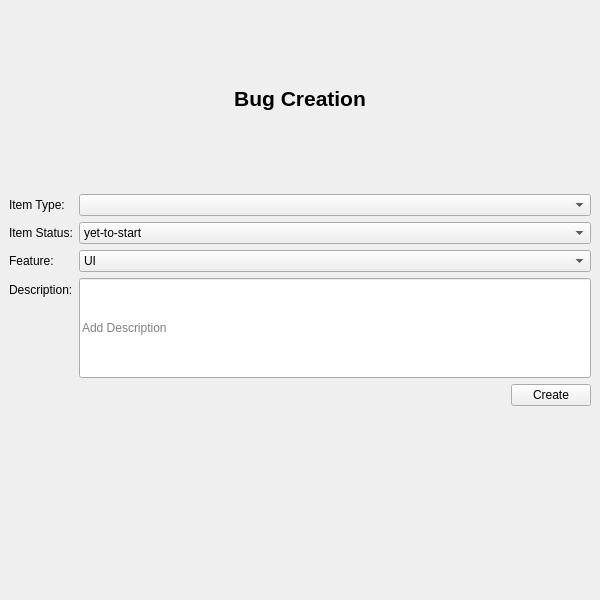
<?xml version="1.0" encoding="UTF-8"?>
<ui version="4.0">
 <class>CreateItem</class>
 <widget class="QMainWindow" name="home">
  <property name="geometry">
   <rect>
    <x>100</x>
    <y>100</y>
    <width>600</width>
    <height>600</height>
   </rect>
  </property>
 <property name="minimumSize">
   <size>
    <width>600</width>
    <height>600</height>
   </size>
  </property>
  <property name="maximumSize">
   <size>
    <width>600</width>
    <height>600</height>
   </size>
  </property>

  <property name="windowTitle">
   <string>Home Page</string>
  </property>
  <widget class="QWidget" name="centralwidget">
   <layout class="QVBoxLayout" name="verticalLayout">

    <!-- Heading -->
    <item>
     <widget class="QLabel" name="label">
      <property name="text">
       <string>Bug Creation</string>
      </property>
      <property name="alignment">
       <set>Qt::AlignCenter</set>
      </property>
      <property name="font">
       <font>
        <pointsize>16</pointsize>
        <bold>true</bold>
        <weight>75</weight>
       </font>
      </property>
     </widget>
    </item>

    <item>
     <layout class="QFormLayout" name="formLayout">
      <item row="0" column="0">
       <widget class="QLabel" name="label_itemType">
        <property name="text">
         <string>Item Type:</string>
        </property>
       </widget>
      </item>
      <item row="0" column="1">
       <widget class="QComboBox" name="comboBox_itemType">
        <property name="minimumWidth">
         <number>200</number>
        </property>
       </widget>
      </item>
      <item row="1" column="0">
       <widget class="QLabel" name="label_itemStatus">
        <property name="text">
         <string>Item Status:</string>
        </property>
       </widget>
      </item>
      <item row="1" column="1">
       <widget class="QComboBox" name="comboBox_itemStatus">
        <property name="minimumWidth">
         <number>200</number>
        </property>
        <item><property name="text"><string>yet-to-start</string></property></item>
        <item><property name="text"><string>in progress</string></property></item>
        <item><property name="text"><string>completed</string></property></item>
        <item><property name="text"><string>committed</string></property></item>
        <item><property name="text"><string>to test</string></property></item>
        <item><property name="text"><string>reopen</string></property></item>
        <item><property name="text"><string>close</string></property></item>
       </widget>
      </item>

      <item row="2" column="0">
       <widget class="QLabel" name="label_itemStatus_feature">
        <property name="text">
         <string>Feature:</string>
        </property>
       </widget>
      </item>

      <item row="2" column="1">
      <widget class="QComboBox" name="comboBox_featureType">
       <property name="minimumWidth">
        <number>200</number>
       </property>
       <item><property name="text"><string>UI</string></property></item>
       <item><property name="text"><string>Logic</string></property></item>
       <item><property name="text"><string>Performance</string></property></item>
       <item><property name="text"><string>Security</string></property></item>
       <item><property name="text"><string>Other</string></property></item>
      </widget>
     </item>
     
      <item row="3" column="0">
       <widget class="QLabel" name="label_description">
        <property name="text">
         <string>Description:</string>
        </property>
       </widget>
      </item>
      <item row="3" column="1">
       <widget class="QLineEdit" name="lineEdit_description">
        <property name="minimumSize">
         <size>
          <width>400</width>
          <height>100</height>
         </size>
        </property>
        <property name="placeholderText">
         <string>Add Description</string>
        </property>
       </widget>
      </item>
     </layout>
    </item>

    <!-- Create and Ok Buttons -->
    <item>
     <layout class="QHBoxLayout" name="horizontalLayout_buttons">
      <item>
       <spacer name="horizontalSpacer">
        <property name="orientation">
         <enum>Qt::Horizontal</enum>
        </property>
        <property name="sizeType">
         <enum>QSizePolicy::Expanding</enum>
        </property>
        <property name="sizeHint" stdset="0">
         <size>
          <width>40</width>
          <height>20</height>
         </size>
        </property>
       </spacer>
      </item>
      <item>
       <widget class="QPushButton" name="pushButton_3">
        <property name="text">
         <string>Create</string>
        </property>
       </widget>
      </item>
     </layout>
    </item>

    <!-- Message Label -->
    <item>
     <widget class="QLabel" name="label_message">
      <property name="text">
       <string></string>
      </property>
      <property name="alignment">
       <set>Qt::AlignCenter</set>
      </property>
      <property name="styleSheet">
       <string notr="true">color: green; font-weight: bold;</string>
      </property>
     </widget>
    </item>
    </layout>
   </widget>
  </widget>
 <resources/>
 <connections/>
</ui>
